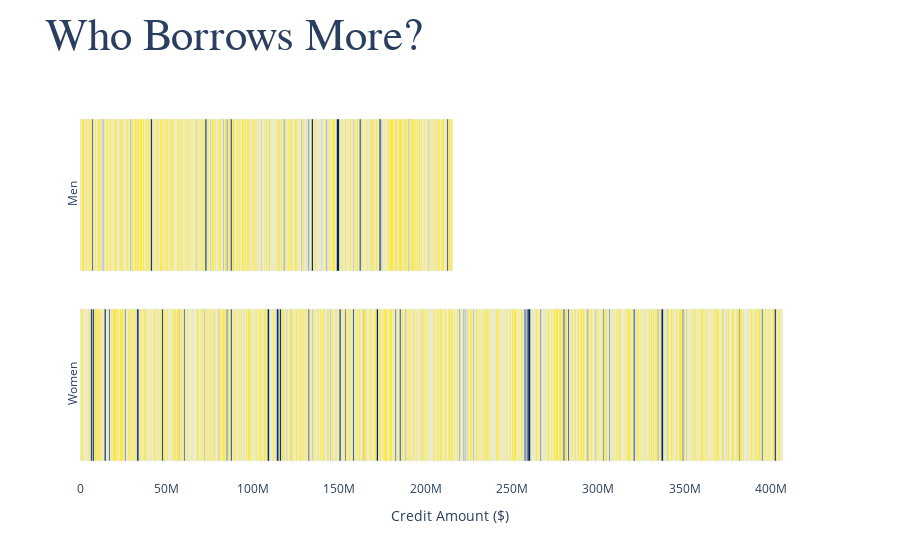

The notebook cell this image was saved under:
### Markdown cell above
# OLD

### Code cell
df = data_io['applications'].sample(1000)
fig = px.bar(df, y="code_gender", x="amt_credit", color='target',
             title='Who Borrows More?',
            labels=dict(amt_credit="Credit Amount ($)"),
            color_continuous_scale=px.colors.sequential.Cividis_r,
            color_discrete_map={'no default':'#ffcc33',
                                'default':'#f7f6f1'})

fig.update_layout(
        title_font_family="Rockwell",
        title_font_size=45,
        hoverlabel=dict(
            bgcolor="white",
            font_size=16,
            font_family="Rockwell",
        ),
        yaxis = dict(
                tickmode = 'array',
                tickvals = [0,1],
                ticktext = ['Women', 'Men'],
                title=''
            ))
fig.update_yaxes(visible=True, showticklabels=True, tickangle=270)
fig.update_coloraxes(showscale=False)

PlotMng.save_plot(fig, '0_barh_gender_credit_amount.html')
fig

### Figure 1 — Plotly figure (JSON) as saved in the notebook; plotly's stock layout.template omitted (floating-point values rounded to 4 significant figures; data arrays with more than 128 entries replaced by an {"elided": "..."} marker saying what was removed)
{"data": [{"alignmentgroup": "True", "hovertemplate": "Credit Amount ($)=%{x}<br>code_gender=%{y}<br>target=%{marker.color}<extra></extra>", "legendgroup": "", "marker": {"color": {"elided": "1000 int values"}, "coloraxis": "coloraxis", "pattern": {"shape": ""}}, "name": "", "offsetgroup": "", "orientation": "h", "showlegend": false, "textposition": "auto", "type": "bar", "x": {"elided": "1000 float values"}, "xaxis": "x", "y": {"elided": "1000 str values"}, "yaxis": "y"}], "layout": {"autosize": true, "barmode": "relative", "coloraxis": {"colorbar": {"title": {"text": "target"}}, "colorscale": [[0, "#fee838"], [0.1111, "#e1cc55"], [0.2222, "#c3b369"], [0.3333, "#a59c74"], [0.4444, "#8a8678"], [0.5556, "#707173"], [0.6667, "#575d6d"], [0.7778, "#3b496c"], [0.8889, "#123570"], [1, "#00224e"]], "showscale": false}, "hoverlabel": {"bgcolor": "white", "font": {"family": "Rockwell", "size": 16}}, "legend": {"tracegroupgap": 0}, "paper_bgcolor": "rgba(0, 0, 0, 0)", "plot_bgcolor": "rgba(0, 0, 0, 0)", "title": {"font": {"family": "Rockwell", "size": 45}, "text": "Who Borrows More?"}, "xaxis": {"anchor": "y", "autorange": true, "domain": [0, 1], "range": [0, 428300000.0], "title": {"text": "Credit Amount ($)"}, "type": "linear"}, "yaxis": {"anchor": "x", "autorange": true, "domain": [0, 1], "range": [-0.5, 1.5], "showticklabels": true, "tickangle": -90, "tickmode": "array", "ticktext": ["Women", "Men"], "tickvals": [0, 1], "title": {"text": ""}, "type": "category", "visible": true}}}
